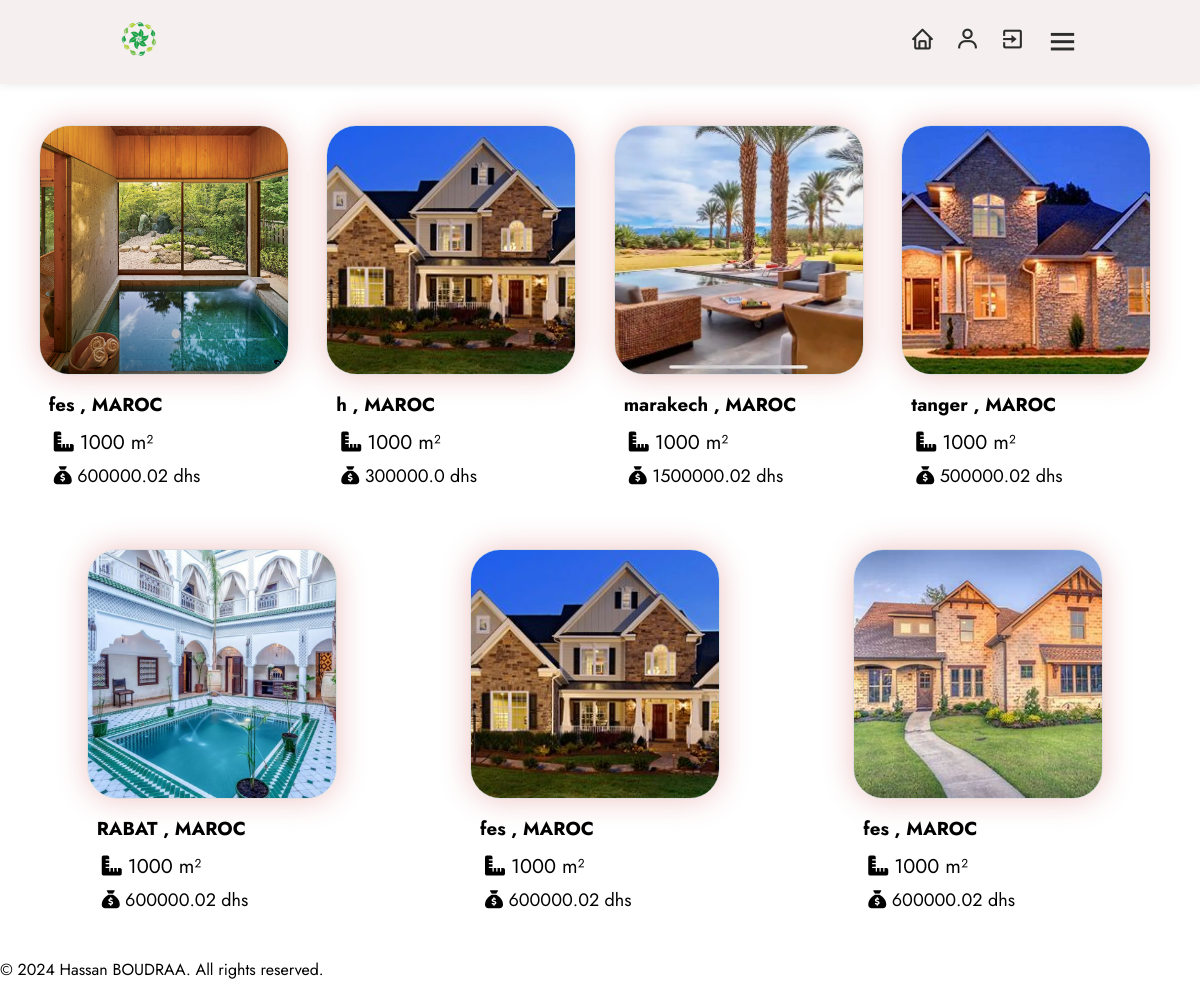
The page /dashboard (signed in) on the database its author committed.
### models/user.py (models this page shows)
class Products(db.Model):
    id = db.Column(db.String(50), primary_key=True, default=lambda: str( uuid.uuid4()), unique=True, nullable=False)
    name = db.Column(db.String(255), nullable=False)
    city = db.Column(db.String(8), nullable=False)
    price = db.Column(db.Float, nullable=False)
    image_path = db.Column(db.String(255), nullable=True)
    num_rooms = Column(Integer, nullable=False)
    section = Column(Integer, nullable=False)
    num_bain = Column(Integer, nullable=False)
    window_per_house = Column(Integer, nullable=False)
    user_id = db.Column(db.String(50),db.ForeignKey('user.id'),nullable=False)
    user = db.relationship('User', backref=db.backref('products', lazy=True))

### models/app.py (the view)
    @app.route('/dashboard')
    @login_required
    def dashboard():
        all_products = Products.query.order_by(asc(Products.id)).all()
        processed_products = [
                {
                    'name': product.name,
                    'city': product.city,
                    'price': product.price,
                    'num_rooms': product.num_rooms,
                    'section': product.section,
                    'num_bain': product.num_bain,
                   'window_per_house': product.window_per_house,
                    'image_path': os.path.basename(product.image_path) if product.image_path else None,
                    'product_id_string': str(product.id),
                    'username': product.user.username
                }
                     for product in all_products
            ]
        return render_template('dashboard.html', all_products=processed_products)

### models/templates/dashboard.html (shortened to what this page needs)
<!DOCTYPE html>
<html lang="en">
        <head>
                <link rel="stylesheet" href="{{ url_for('static', filename='style/dashboard.css') }}">
                <link rel="stylesheet" href="https://cdnjs.cloudflare.com/ajax/libs/font-awesome/6.4.2/css/all.min.css" />
                <link rel="stylesheet" href="https://unpkg.com/boxicons@latest/css/boxicons.min.css">
                <link href="https://cdn.jsdelivr.net/npm/bootstrap-icons@1.21.0/font/bootstrap-icons.css" rel="stylesheet">
        </head>
        <body>
                <header>
                        <div class="logo">
                                <img src="{{ url_for('static', filename='images/icon.png') }}" alt="Icon">
                        </div>
                        <div class="nav-icon">
                                <a onclick="window.location.href='{{ url_for('dashboard') }}'"><i class='bx bx-home'></i></a>
                                <a onclick="window.location.href='{{ url_for('user', username=current_user.username) }}'"><i class='bx bx-user'></i></a>
                                <a onclick="window.location.href='{{ url_for('exit') }}'"><i class='bx bx-exit'></i></a>
                                <div class="bx bx-menu" id="menu-icon"></div>
                        </div>
                </header>
                <section class="inside">
                        <div class="container">
                                {% for product in all_products %}
                                <div class="product">
                                         {% if product.image_path %}
                                         <a href="{{ url_for('product_detail', product_id=product['product_id_string'], username=current_user.username) }}">
                                                 <img src="{{ url_for('serve_image', filename=product.image_path.split('/')[-1]) }}" alt="Product Image"/>
                                         </a>
                                         {% endif %}
                                         <h3 style="margin: 10px"><p>   {{ product.city }} , MAROC</p></h3>
                                         <p style="font-size: 20px; margin-bottom: 6px; margin-left: 15px;"><i class="fa-solid fa-ruler-combined"></i>    {{ product.section }} m²</p>
                                         <p style="font-size: 18px; margin-bottom: 10px; margin-left: 15px;"><i class="fa-solid fa-sack-dollar"></i>   {{ product.price }} dhs</p>
                                </div>
                                {% endfor %}
                        </div>
                </section>
        </body>
    <footer>
            <p>&copy; 2024 Hassan BOUDRAA. All rights reserved.</p>
    </footer>
</html>

### models/static/style/dashboard.css (style rules this page uses)
* { margin: 0; padding: 0; box-sizing: border-box; font-family: 'Jost', sans-serif; list-style: none; text-decoration: none; }
header { position: fixed; width: 100%; top: 0; right: 0; z-index: 1000; display: flex; align-items: center; justify-content: space-between; padding: 20px 10%; background-color: #f5efef; box-shadow: 0 0 10px rgba(0, 0, 0, 0.1); }
.logo img { max-width: 120px; height: 1cm; }
.nav-icon { display: flex; align-items: center; }
.nav-icon i { margin-right: 20px; color: #2c2c2c; font-size: 25px; font-weight: 400; transform: all .42s ease; }
#menu-icon { font-size: 35px; color: #2c2c2c; z-index: 10001; cursor: pointer; }
.inside { padding-top: 70px; padding-right: 10px; }
.container { align-items: center; display: flex; flex-wrap: wrap; justify-content: space-around; padding: 20px; }
.product { width: 270px; margin: 5px; padding: 10px; }
.product img { max-width: 250px; height: auto; height: 250px; object-fit: cover; margin-top: 20px; border: 1px solid #ddd; border-radius: 30px; overflow: hidden; box-shadow: 0 0 30px rgba(201, 57, 57, 0.3); }

### rows shown on the page
Products: city "fes", section "1000", price "600000.02"
Products: section "1000", price "300000.0"
Products: city "marakech", section "1000", price "1500000.02"
Products: city "tanger", section "1000", price "500000.02"
Products: city "RABAT", section "1000", price "600000.02"
Products: city "fes", section "1000", price "600000.02"
Products: city "fes", section "1000", price "600000.02"

### other values the page prints
{{ product.city }} "h"
